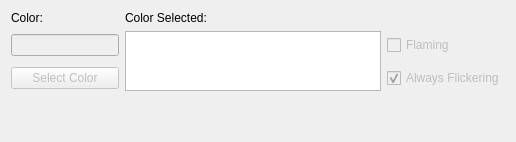
          <widget class="QWidget" name="TabWorkingMode">
           <attribute name="title">
            <string>WorkingMode</string>
           </attribute>
           <layout class="QGridLayout" name="gridLayout_4">
            <item row="1" column="3" rowspan="2">
             <widget class="QTextEdit" name="WorkingColor">
              <property name="enabled">
               <bool>true</bool>
              </property>
              <property name="maximumSize">
               <size>
                <width>16777215</width>
                <height>60</height>
               </size>
              </property>
             </widget>
            </item>
            <item row="2" column="0" colspan="3">
             <widget class="QPushButton" name="BtnWorkingColor">
              <property name="enabled">
               <bool>false</bool>
              </property>
              <property name="text">
               <string>Select Color</string>
              </property>
              <property name="autoDefault">
               <bool>true</bool>
              </property>
             </widget>
            </item>
            <item row="5" column="0">
             <spacer name="verticalSpacer_7">
              <property name="orientation">
               <enum>Qt::Vertical</enum>
              </property>
              <property name="sizeHint" stdset="0">
               <size>
                <width>20</width>
                <height>40</height>
               </size>
              </property>
             </spacer>
            </item>
            <item row="6" column="0">
             <layout class="QVBoxLayout" name="verticalLayout"/>
            </item>
            <item row="1" column="0" colspan="3">
             <widget class="QLineEdit" name="TxtWorkingColor">
              <property name="enabled">
               <bool>false</bool>
              </property>
              <property name="alignment">
               <set>Qt::AlignRight|Qt::AlignTrailing|Qt::AlignVCenter</set>
              </property>
             </widget>
            </item>
            <item row="0" column="0" alignment="Qt::AlignBottom">
             <widget class="QLabel" name="LblWorkingColor">
              <property name="text">
               <string>Color:</string>
              </property>
             </widget>
            </item>
            <item row="0" column="3">
             <widget class="QLabel" name="LblWorkingColorSelected">
              <property name="text">
               <string>Color Selected:</string>
              </property>
             </widget>
            </item>
            <item row="1" column="4">
             <widget class="QCheckBox" name="CBFlaming">
              <property name="enabled">
               <bool>false</bool>
              </property>
              <property name="text">
               <string>Flaming</string>
              </property>
             </widget>
            </item>
            <item row="2" column="4">
             <widget class="QCheckBox" name="CBFlickering">
              <property name="enabled">
               <bool>false</bool>
              </property>
              <property name="text">
               <string>Always Flickering</string>
              </property>
              <property name="checked">
               <bool>true</bool>
              </property>
             </widget>
            </item>
           </layout>
          </widget>
